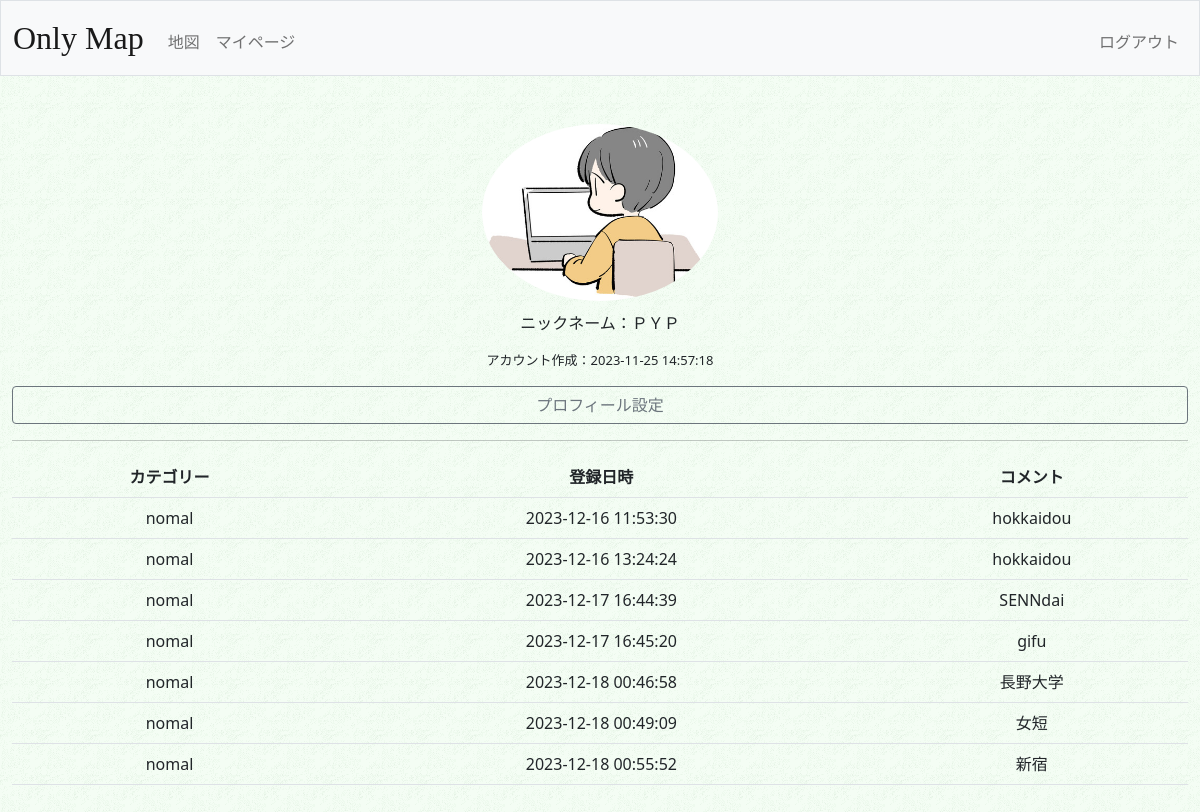
Before: /mypage (signed in) with the older database file.
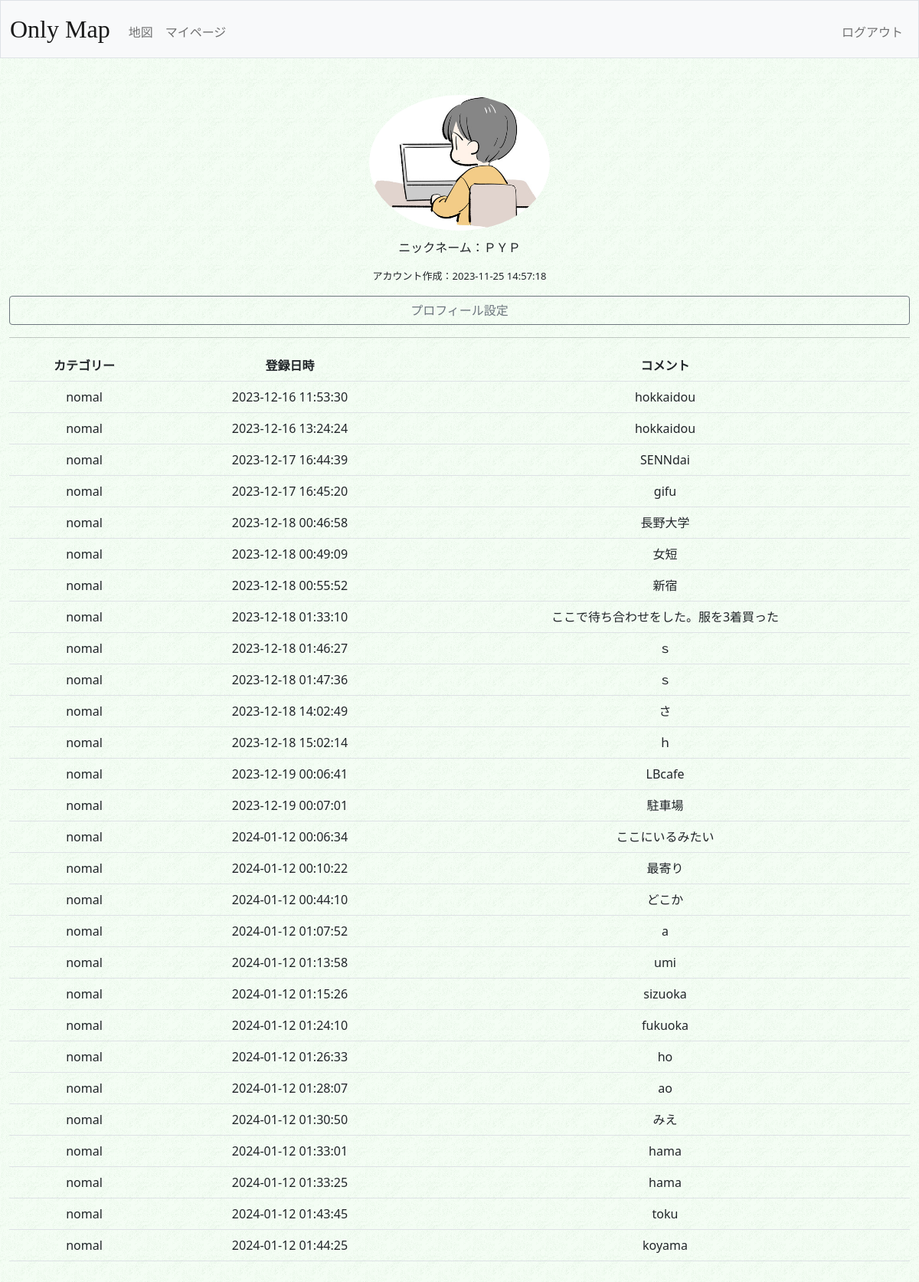
After: the same page with the newer database file.
### tables this page shows
CREATE TABLE 'users'(
'id' INTEGER PRIMARY KEY DEFAULT 0,
'username' TEXT NOT NULL,
'hash' TEXT NOT NULL,
'display_name' TEXT DEFAULT 'unknown',
'icon' TEXT,
'created_at' TIMESTAMP DEFAULT(datetime('now','localtime'))
);

CREATE TABLE 'markers'(
  'id' INTEGER PRIMARY KEY AUTOINCREMENT NOT NULL,
  'userid' INTEGER NOT NULL,
  'lat' FLOAT NOT NULL,
  'lng' FLOAT NOT NULL,
  'comment' TEXT,
  'cate' TEXT DEFAULT 'nomal',
  'created_at' TIMESTAMP DEFAULT(datetime('now','localtime'))
);

### app.py (the view)
@app.route("/mypage", methods=["GET", "POST"])
def mypage():
    if request.method == "POST":
        action = request.form.get('action')
        if action == "rewrite":
            con = sqlite3.connect(DBNAME)
            db = con.cursor()
            con.close()
            return render_template("repost.html") #,posts=posts
        elif action == "del":
            con = sqlite3.connect(DBNAME)
            db = con.cursor()
            db.execute("DELETE FROM posts WHERE id = ?",(postid,))
            con.commit()
            con.close()
            return redirect("/mypage")
        else:
            return redirect("/mypage")
    else:
        userid = session["user_id"]
        con = sqlite3.connect(DBNAME)
        db = con.cursor()
        users = db.execute("SELECT display_name,icon,created_at FROM users WHERE id = ?", (userid,)).fetchall()
        markers = db.execute("SELECT lat,lng,comment,cate,created_at FROM markers WHERE userid = (?)", (userid,)).fetchall()
        con.close()
        return render_template("mypage.html",users=users, markers=markers)

### app.py (called while the page is built)
@app.after_request
def after_request(response):
    response.headers["Cache-Control"] = "no-cache, no-store, must-revalidate"
    response.headers["Expires"] = 0
    response.headers["Pragma"] = "no-cache"
    return response

### templates/mypage.html (shortened to what this page needs)
{% extends "layout.html" %}
{% block main %}
    {% for user in users %}
        {% if user[1] != None %}
            <img src="./upload/iconimg/{{ user[1] }}" width="20%" class="icon">
        {% else %}
            <img src="./upload/iconimg/icon-default.png" width="20%" class="icon">
        {% endif %}
        <p>ニックネーム：{{ user[0] }}</p>
        <p class="createtime">アカウント作成：{{ user[2] }}</p>
        <a class="btn btn-outline-secondary" href="/set" role="button" style="display:block">プロフィール設定</a>
        <hr>
    {% endfor %}
    {% if markers|length < 1 %}
        <p>投稿がありません</p>
    {% else %}
        <table class="table table-hover">
            <tr>
                <th>カテゴリー</th>
                <th>登録日時</th>
                <th>コメント</th>
            </tr>
            {% for marker in markers %}
            <tr>
                <td>{{ marker[3] }}</td>
                <td>{{ marker[4] }}</td>
                <td>{{ marker[2] }}</td>
            </tr>
            {% endfor %}
        </table>
    {% endif %}
{% endblock %}

Changed rows visible on the page:
added markers: cate "nomal", created_at "2023-12-18 01:33:10", comment "ここで待ち合わせをした。服を3着買った"
added markers: cate "nomal", created_at "2023-12-18 01:46:27", comment "ｓ"
added markers: cate "nomal", created_at "2023-12-18 01:47:36", comment "ｓ"
added markers: cate "nomal", created_at "2023-12-18 14:02:49", comment "さ"
added markers: cate "nomal", created_at "2023-12-18 15:02:14", comment "ｈ"
added markers: cate "nomal", created_at "2023-12-19 00:06:41", comment "LBcafe"
added markers: cate "nomal", created_at "2023-12-19 00:07:01", comment "駐車場"
added markers: cate "nomal", created_at "2024-01-12 00:06:34", comment "ここにいるみたい"
added markers: cate "nomal", created_at "2024-01-12 00:10:22", comment "最寄り"
added markers: cate "nomal", created_at "2024-01-12 00:44:10", comment "どこか"
added markers: cate "nomal", created_at "2024-01-12 01:07:52", comment "a"
added markers: cate "nomal", created_at "2024-01-12 01:13:58", comment "umi"
added markers: cate "nomal", created_at "2024-01-12 01:15:26", comment "sizuoka"
added markers: cate "nomal", created_at "2024-01-12 01:24:10", comment "fukuoka"
added markers: cate "nomal", created_at "2024-01-12 01:26:33", comment "ho"
added markers: cate "nomal", created_at "2024-01-12 01:28:07", comment "ao"
added markers: cate "nomal", created_at "2024-01-12 01:30:50", comment "みえ"
added markers: cate "nomal", created_at "2024-01-12 01:33:01", comment "hama"
added markers: cate "nomal", created_at "2024-01-12 01:33:25", comment "hama"
added markers: cate "nomal", created_at "2024-01-12 01:43:45", comment "toku"
added markers: cate "nomal", created_at "2024-01-12 01:44:25", comment "koyama"
